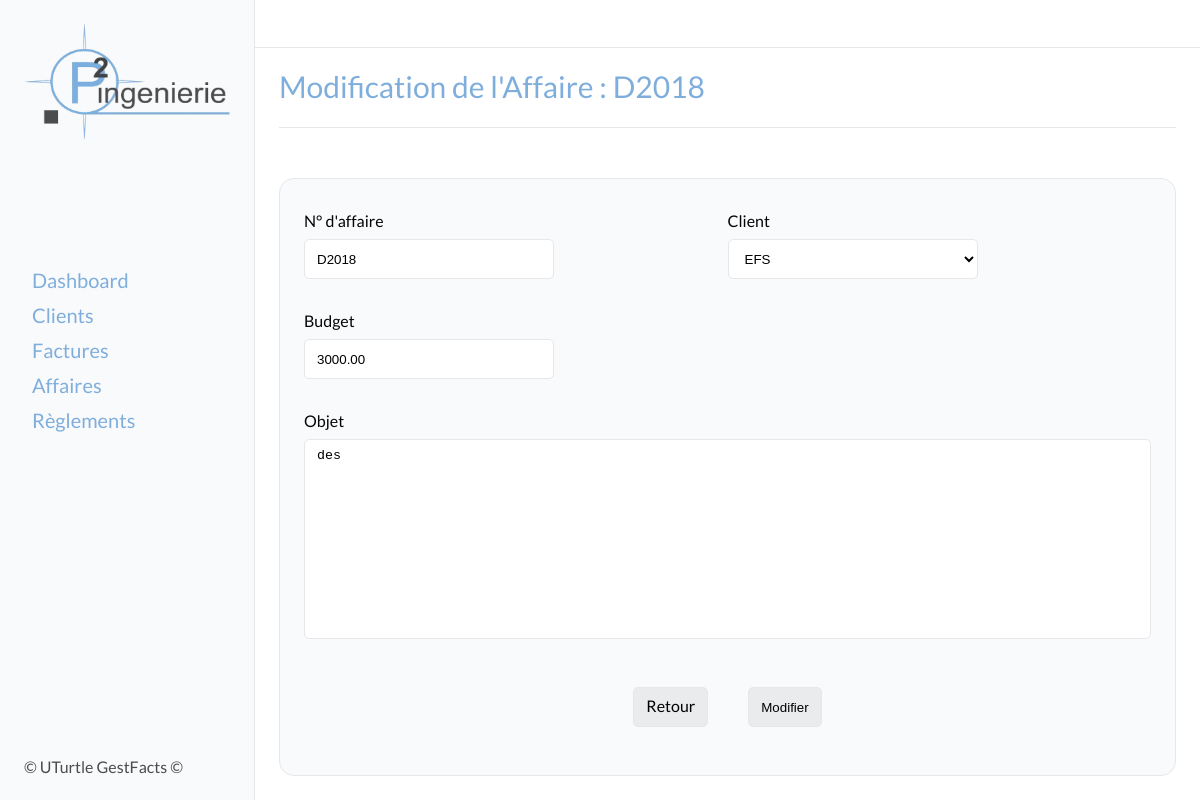
The app's page /affaires/1/modifier/ with its own data.
### affaires/models.py (models this page shows, shortened)
class Affaire(models.Model):
    client = models.ForeignKey('clients.Client', on_delete=models.SET_NULL, null=True, related_name='affaires')
    client_entity_name = models.CharField(max_length=100, blank=True, null=True)
    affaire_number = models.CharField(max_length=10, unique=True, db_index=True)
    affaire_description = models.TextField(max_length=200)
    budget = models.DecimalField(max_digits=10, decimal_places=2)
    class Meta:
        verbose_name = "Affaire"
        verbose_name_plural = "Affaires"

### affaires/views.py (the view)
# urls.py: path('<int:pk>/modifier/', affaire_update, name='modifier'),
def affaire_update(request, pk):
    affaire = get_object_or_404(Affaire, pk=pk)
    if request.method == 'POST':
        form = AffaireForm(request.POST, instance=affaire)
        if form.is_valid():
            form.save()
            return redirect('affaires:affaires')
    else:
        form = AffaireForm(instance=affaire)
    return render(request, 'pages/affaires/affaire_update_form.html', {'form': form, 'affaire': affaire})

### affaires/forms.py
class AffaireForm(forms.ModelForm):
    class Meta:
        model = Affaire
        fields = ['affaire_number', 'client', 'budget', 'affaire_description']
        widgets = {
            'affaire_number': forms.TextInput(attrs={'class': 'form-input'}),
            'client': forms.Select(attrs={'class': 'form-input'}),
            'budget': forms.NumberInput(attrs={'class': 'form-input', 'step': '0.01'}),
            'affaire_description': forms.Textarea(attrs={'class': 'form-area'}),
        }
        labels = {
            'affaire_number': "N° d'affaire",
            'client': 'Client',
            'budget': "Budget",
            'affaire_description': "Objet",
        }

### clients/models.py (called while the page is built)
    def __str__(self):
        return self.entity_name

### templates/pages/affaires/affaire_update_form.html (shortened to what this page needs)
{% extends "base_form.html" %}
{% block content %}
<div class="title">
    <H2>Modification de l'Affaire : {{ affaire.affaire_number }}</H2>
</div>
<section class="tableau">
    <div class="card">
        <div class="card-body">
            <form method="post">
                <div class="">
                    <div>
                        <div class="form_categories">
                            <div class="form-group">
                                <label class="form-label">{{ form.affaire_number.label }}</label>
                                {{ form.affaire_number }}
                            </div>
                            <div class="form-group">
                                <label class="form-label">{{ form.client.label }}</label>
                                {{ form.client }}
                            </div>
                        </div>
                        <div class="form_categories">
                            <div class="form-group">
                                <label class="form-label">{{ form.budget.label }}</label>
                                {{ form.budget }}
                            </div>
                        </div>
                        <div class="form_categories">
                            <div class="form-group">
                                <label class="form-label">{{ form.affaire_description.label }}</label>
                                {{ form.affaire_description }}
                            </div>
                        </div>
                    </div>
                </div>
                <div class="form_btn_group">
                    <a href="{% url 'affaires:affaires' %}" class="form_btn">Retour</a>
                    <button type="submit" class="form_btn">Modifier</button>
                </div>
            </form>
        </div>
    </div>
</section>
{% endblock content %}

### static/style.css (style rules this page uses)
:root { --light-grey: #F8FAFC; --bg-container: #fff; --border-color: #e5e7eb; --police: 'lato', sans-serif; --sidebar-size: 255px; --sidebar-color: #7FAEDC; --h2-size: 30px; --h2-weight: 500; --h2-line-height: 36px; --h2-color: #7FAEDC; --text-color: #050505; --th-color: rgb(71, 85, 105); --th-border-color: rgb(226, 232, 240); --td-color: rgb(100 116 139); --td-border-color: rgb(241 245 249); --tr-bg-hover: rgb(248 250 252); --mail-border-color: rgb(226 232 240); --adresse-color: rgb(100, 116, 139); --btn_new_color: #7FAEDC; --btn_new_hover: #a3cef9; --btn_delete_color: rgba(255, 144, 144, 0.915); --btn_delete_hover: rgba(255, 105, 105, 0.915); --svg-color: rgb(148 163 184); }
body { font-family: var(--police); }
.title { position: relative; display: flex; flex-direction: row; align-items: center; justify-content: space-between; padding-bottom: 24px; padding-top: 20px; padding-right: 24px; margin-top: 48px; }
.title::after { content: ""; position: absolute; bottom: 0px; width: 100%; height: 1px; background-color: var(--border-color); }
h2 { color: var(--h2-color); font-family: var(--police); font-size: var(--h2-size); font-weight: var(--h2-weight); line-height: var(--h2-line-height); }
.card { max-width: 900px; margin: 50px auto; background-color: var(--light-grey); border-radius: 15px; border: 1px solid var(--border-color); }
.card-body { padding: 24px; }
.form_categories { display: flex; align-items: center; align-content: center; justify-content: space-between; }
.form-group { display: flex; flex-direction: column; margin-bottom: 16px; width: 100%; position: relative; }
.form-label { color: var(--text-color); line-height: var(--h2-line-height); }
.form-input { max-width: 250px; height: 40px; border: 1px solid var(--border-color); border-radius: 5px; padding-left: 12px; padding-right: 12px; padding-top: 8px; padding-bottom: 8px; margin-bottom: 8px; background-color: #fff; }
.form_btn_group { display: flex; align-items: center; justify-content: center; margin-top: 24px; margin-bottom: 24px; }
.form_btn_group a { margin-right: 40px; }
.form_btn { cursor: pointer; height: 40px; border: 1px solid var(--border-color); border-radius: 5px; padding-left: 12px; padding-right: 12px; padding-top: 8px; padding-bottom: 8px; background-color: #d0d3d063; }
.form-area { width: 100%; height: 200px; resize: none; border: 1px solid var(--border-color); border-radius: 5px; padding-left: 12px; padding-right: 12px; padding-top: 8px; padding-bottom: 8px; margin-bottom: 8px; background-color: #fff; }
.tableau { width: 100%; padding-bottom: 8px; scrollbar-width: thin; }
a { color: black; }

### records on screen
Affaire: affaire_number "D2018", client "EFS", budget "3000.00", affaire_description "des"
